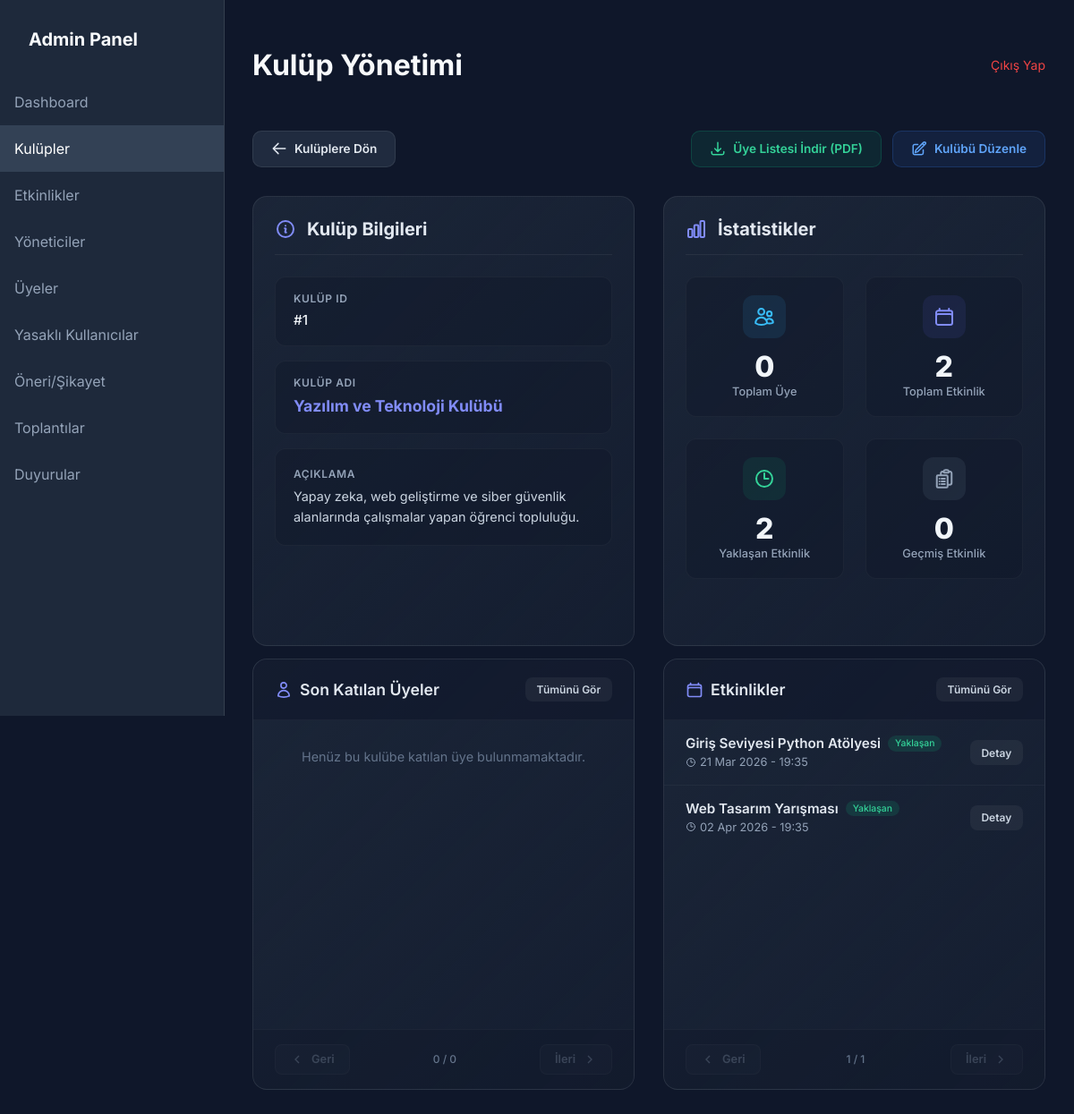
Screenshot of /admin/kulup/kulup_detay.php?id=1 (signed in) with the database file from the repository.
### tables this page shows
CREATE TABLE IF NOT EXISTS kulupler (
    id INT AUTO_INCREMENT PRIMARY KEY,
    ad VARCHAR(100) NOT NULL,
    aciklama TEXT
);

CREATE TABLE IF NOT EXISTS etkinlikler (
    id INT AUTO_INCREMENT PRIMARY KEY,
    kulup_id INT,
    baslik VARCHAR(200) NOT NULL,
    aciklama TEXT,
    tarih DATETIME NOT NULL,
    konum VARCHAR(200),
    kisi_siniri INT DEFAULT NULL,
    FOREIGN KEY (kulup_id) REFERENCES kulupler(id) ON DELETE SET NULL
);

### admin/kulup/kulup_detay.php (the view, shortened to what this page needs)
<?php
require_once '../../config/veritabani.php';
$id = (int)$_GET['id'];
$stmt = $db->prepare("SELECT * FROM kulupler WHERE id = ?");
$stmt->execute([$id]);
$kulup = $stmt->fetch();
$stmt = $db->prepare("SELECT COUNT(*) FROM kulup_uyelikleri WHERE kulup_id = ?");
$stmt->execute([$id]);
$uye_sayisi = $stmt->fetchColumn();
$stmt = $db->prepare("SELECT COUNT(*) FROM etkinlikler WHERE kulup_id = ?");
$stmt->execute([$id]);
$toplam_etkinlik = $stmt->fetchColumn();
$stmt = $db->prepare("SELECT COUNT(*) FROM etkinlikler WHERE kulup_id = ? AND tarih >= NOW()");
$stmt->execute([$id]);
$yaklasan_etkinlik = $stmt->fetchColumn();
$gecmis_etkinlik = $toplam_etkinlik - $yaklasan_etkinlik;
$limit = 5;
$uye_sayfa = isset($_GET['uye_sayfa']) ? max(1, (int)$_GET['uye_sayfa']) : 1;
$uye_offset = ($uye_sayfa - 1) * $limit;
$toplam_uye_sayfa = ceil($uye_sayisi / $limit);
$stmt = $db->prepare("
    SELECT k.id, k.ad, k.soyad, ku.id as uyelik_id, ku.kulup_rol, ku.katilma_tarihi
    FROM kulup_uyelikleri ku
    JOIN kullanicilar k ON ku.kullanici_id = k.id
    WHERE ku.kulup_id = ?
    ORDER BY FIELD(ku.kulup_rol, 'Yönetici','Başkan','Başkan Yardımcısı','Üye'), ku.katilma_tarihi DESC
    LIMIT $limit OFFSET $uye_offset
");
$stmt->execute([$id]);
$son_uyeler = $stmt->fetchAll();
$etk_sayfa = isset($_GET['etk_sayfa']) ? max(1, (int)$_GET['etk_sayfa']) : 1;
$etk_offset = ($etk_sayfa - 1) * $limit;
$toplam_etk_sayfa = ceil($toplam_etkinlik / $limit);
$stmt = $db->prepare("
    SELECT *
    FROM etkinlikler
    WHERE kulup_id = ?
    ORDER BY tarih ASC
    LIMIT $limit OFFSET $etk_offset
");
$stmt->execute([$id]);
$son_etkinlikler = $stmt->fetchAll();
require_once '../header.php';
?>
<div class="page-toolbar">
    <a href="kulupler.php" class="btn-modern btn-back">
        <svg xmlns="http://www.w3.org/2000/svg" fill="none" viewBox="0 0 24 24" stroke-width="2" stroke="currentColor">
            <path stroke-linecap="round" stroke-linejoin="round" d="M10.5 19.5 3 12m0 0 7.5-7.5M3 12h18" />
        </svg>
        Kulüplere Dön
    </a>
    <div style="display: flex; gap: 0.75rem;">
        <button onclick="indirPDF()" class="btn-modern" style="background: rgba(16, 185, 129, 0.1); color: #34d399; border: 1px solid rgba(16, 185, 129, 0.2); cursor: pointer; outline: none;">
            <svg xmlns="http://www.w3.org/2000/svg" fill="none" viewBox="0 0 24 24" stroke-width="2" stroke="currentColor">
                <path stroke-linecap="round" stroke-linejoin="round" d="M3 16.5v2.25A2.25 2.25 0 005.25 21h13.5A2.25 2.25 0 0021 18.75V16.5M16.5 12L12 16.5m0 0L7.5 12m4.5 4.5V3" />
            </svg>
            Üye Listesi İndir (PDF)
        </button>
        <a href="kulup_duzenle.php?id=<?php echo $kulup['id']; ?>" class="btn-modern btn-edit">
            Kulübü Düzenle
        </a>
    </div>
</div>
<div class="grid-container">
    <div class="panel">
        <div class="panel-header">
            <h2>Kulüp Bilgileri</h2>
        </div>
        <div class="info-grid">
            <div class="info-item">
                <div class="info-label">Kulüp ID</div>
                <div class="info-value">#<?php echo htmlspecialchars($kulup['id']); ?></div>
            </div>
            <div class="info-item">
                <div class="info-label">Kulüp Adı</div>
                <div class="info-value" style="font-weight: 700; font-size: 1.1rem; color: #818cf8;">
                    <?php echo htmlspecialchars($kulup['ad']); ?>
                </div>
            </div>
        </div>
        <div class="club-desc">
            <div class="info-label">Açıklama</div>
            <p><?php echo nl2br(htmlspecialchars($kulup['aciklama'] ?: 'Açıklama bulunmuyor.')); ?></p>
        </div>
    </div>
    <div class="panel">
        <div class="panel-header">
            <h2>İstatistikler</h2>
        </div>
        <div class="stat-grid">
            <div class="stat-box">
                <div class="stat-icon icon-members">
                </div>
                <div class="stat-value"><?php echo number_format($uye_sayisi); ?></div>
                <div class="stat-label">Toplam Üye</div>
            </div>
            <div class="stat-box">
                <div class="stat-icon icon-events">
                </div>
                <div class="stat-value"><?php echo number_format($toplam_etkinlik); ?></div>
                <div class="stat-label">Toplam Etkinlik</div>
            </div>
            <div class="stat-box">
                <div class="stat-icon icon-upcoming">
                    <svg xmlns="http://www.w3.org/2000/svg" fill="none" viewBox="0 0 24 24" stroke-width="2" stroke="currentColor">
                        <path stroke-linecap="round" stroke-linejoin="round" d="M12 6v6h4.5m4.5 0a9 9 0 1 1-18 0 9 9 0 0 1 18 0Z" />
                    </svg>
                </div>
                <div class="stat-value"><?php echo number_format($yaklasan_etkinlik); ?></div>
                <div class="stat-label">Yaklaşan Etkinlik</div>
            </div>
            <div class="stat-box">
                <div class="stat-icon icon-past">
                </div>
                <div class="stat-value"><?php echo number_format($gecmis_etkinlik); ?></div>
                <div class="stat-label">Geçmiş Etkinlik</div>
            </div>
        </div>
    </div>
</div>
<div class="grid-container">
    <div class="list-container">
        <div class="list-header">
            <h3>
                Son Katılan Üyeler
            </h3>
            <a href="../uye/uyeler.php?kulup_id=<?php echo $kulup['id']; ?>" class="item-action">Tümünü Gör</a>
        </div>
        <div class="list-body">
            <?php if (empty($son_uyeler)): ?>
                <div class="empty-list">Henüz bu kulübe katılan üye bulunmamaktadır.</div>
            <?php endif; ?>
        </div>
        <div class="pagination-footer">
            <a href="?id=<?php echo $id; ?>&uye_sayfa=<?php echo $uye_sayfa - 1; ?>&etk_sayfa=<?php echo $etk_sayfa; ?>"
               class="page-link <?php echo $uye_sayfa <= 1 ? 'disabled' : ''; ?>"
               <?php echo $uye_sayfa <= 1 ? 'onclick="return false;"' : ''; ?>>
                <svg width="16" height="16" viewBox="0 0 24 24" fill="none" stroke="currentColor" stroke-width="2"><path d="m15 18-6-6 6-6"/></svg>
                Geri
            </a>
            <span class="page-info"><?php echo $toplam_uye_sayfa > 0 ? "$uye_sayfa / $toplam_uye_sayfa" : "0 / 0"; ?></span>
            <a href="?id=<?php echo $id; ?>&uye_sayfa=<?php echo $uye_sayfa + 1; ?>&etk_sayfa=<?php echo $etk_sayfa; ?>"
               class="page-link <?php echo $uye_sayfa >= $toplam_uye_sayfa ? 'disabled' : ''; ?>"
               <?php echo $uye_sayfa >= $toplam_uye_sayfa ? 'onclick="return false;"' : ''; ?>>
                İleri
                <svg width="16" height="16" viewBox="0 0 24 24" fill="none" stroke="currentColor" stroke-width="2"><path d="m9 18 6-6-6-6"/></svg>
            </a>
        </div>
    </div>
    <div class="list-container" style="animation-delay: 0.3s;">
        <div class="list-header">
            <h3>
                Etkinlikler
            </h3>
            <a href="kulup_etkinlikleri.php?kulup_id=<?php echo $kulup['id']; ?>" class="item-action">Tümünü Gör</a>
        </div>
        <div class="list-body">
            <?php if (empty($son_etkinlikler)): ?>
                <div class="empty-list">Bu kulübe ait henüz etkinlik bulunmamaktadır.</div>
            <?php else: ?>
                <?php foreach ($son_etkinlikler as $etkinlik):
                    $gecmis = strtotime($etkinlik['tarih']) < time();
                    $tarih_format = date('d M Y - H:i', strtotime($etkinlik['tarih']));
                ?>
                    <div class="list-item">
                        <div class="item-info">
                            <span class="item-title" style="display: flex; align-items: center; gap: 0.5rem;">
                                <?php echo htmlspecialchars($etkinlik['baslik']); ?>
                                <?php if ($gecmis): ?>
                                    <span style="font-size: 0.65rem; background: rgba(148, 163, 184, 0.15); color: #94a3b8; padding: 0.15rem 0.5rem; border-radius: 1rem; font-weight: 500;">Bitti</span>
                                <?php else: ?>
                                    <span style="font-size: 0.65rem; background: rgba(16, 185, 129, 0.15); color: #34d399; padding: 0.15rem 0.5rem; border-radius: 1rem; font-weight: 500;">Yaklaşan</span>
                                <?php endif; ?>
                            </span>
                            <span class="item-meta">
                                <span>
                                    <svg xmlns="http://www.w3.org/2000/svg" fill="none" viewBox="0 0 24 24" stroke-width="2" stroke="currentColor">
                                        <path stroke-linecap="round" stroke-linejoin="round" d="M12 6v6h4.5m4.5 0a9 9 0 1 1-18 0 9 9 0 0 1 18 0Z" />
                                    </svg>
                                    <?php echo $tarih_format; ?>
                                </span>
                            </span>
                        </div>
                        <a href="../etkinlik/etkinlik_duzenle.php?id=<?php echo $etkinlik['id']; ?>" class="item-action">Detay</a>
                    </div>
                <?php endforeach; ?>
            <?php endif; ?>
        </div>
        <div class="pagination-footer">
            <a href="?id=<?php echo $id; ?>&etk_sayfa=<?php echo $etk_sayfa - 1; ?>&uye_sayfa=<?php echo $uye_sayfa; ?>"
               class="page-link <?php echo $etk_sayfa <= 1 ? 'disabled' : ''; ?>"
               <?php echo $etk_sayfa <= 1 ? 'onclick="return false;"' : ''; ?>>
                <svg width="16" height="16" viewBox="0 0 24 24" fill="none" stroke="currentColor" stroke-width="2"><path d="m15 18-6-6 6-6"/></svg>
                Geri
            </a>
            <span class="page-info"><?php echo $toplam_etk_sayfa > 0 ? "$etk_sayfa / $toplam_etk_sayfa" : "0 / 0"; ?></span>
            <a href="?id=<?php echo $id; ?>&etk_sayfa=<?php echo $etk_sayfa + 1; ?>&uye_sayfa=<?php echo $uye_sayfa; ?>"
               class="page-link <?php echo $etk_sayfa >= $toplam_etk_sayfa ? 'disabled' : ''; ?>"
               <?php echo $etk_sayfa >= $toplam_etk_sayfa ? 'onclick="return false;"' : ''; ?>>
                İleri
                <svg width="16" height="16" viewBox="0 0 24 24" fill="none" stroke="currentColor" stroke-width="2"><path d="m9 18 6-6-6-6"/></svg>
            </a>
        </div>
    </div>
</div>
<?php require_once '../footer.php'; ?>

### admin/admin-style.css (style rules this page uses)
:root { --primary: #6366f1; --primary-hover: #4f46e5; --bg-dark: #0f172a; --bg-card: #1e293b; --text-white: #f8fafc; --text-gray: #94a3b8; --danger: #ef4444; }
body { font-family: 'Inter', sans-serif; background-color: var(--bg-dark); color: var(--text-white); margin: 0; display: flex; justify-content: center; align-items: center; min-height: 100vh; }

### admin/header.php (style rules this page uses)
body { display: block; background: #0f172a; min-height: 100vh; margin: 0; font-family: 'Inter', sans-serif; }

### rows the page displays
kulupler: id "1", ad "Yazılım ve Teknoloji Kulübü", aciklama "Yapay zeka, web geliştirme ve siber güvenlik alanlarında çalışmalar yapan öğrenci topluluğu."
etkinlikler: baslik "Giriş Seviyesi Python Atölyesi", shows "Yaklaşan", tarih "21 Mar 2026 - 19:35"
etkinlikler: baslik "Web Tasarım Yarışması", shows "Yaklaşan", tarih "02 Apr 2026 - 19:35"

### other values shown
$header_title "Kulüp Yönetimi"
$uye_sayisi "0"
$toplam_etkinlik "2"
$yaklasan_etkinlik "2"
$gecmis_etkinlik "0"
$etk_sayfa "1"
$toplam_etk_sayfa "1"
